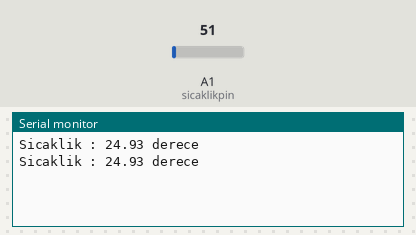
Simulated run of this sketch. Board: Arduino Uno, built with avr-gcc and run on an emulated ATmega328P. Parts: the last lines printed to the serial monitor. Inputs (shaded band) come from the test bench; at power-on: A1 (sicaklikpin) = 51.

Above: at 1.8 s.
1.9 s: A1 (sicaklikpin) set to 61
At 2.8 s:
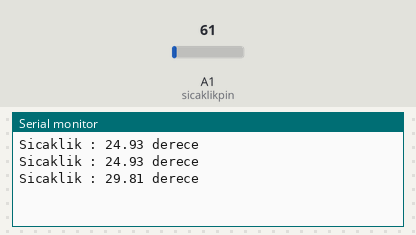
3.4 s: A1 (sicaklikpin) set to 71
At 4.8 s:
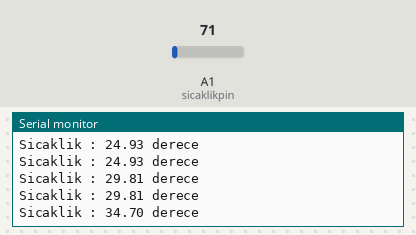
Timing chart, 0 to 6.4 s (numbered marks = the images above; inputs shaded):
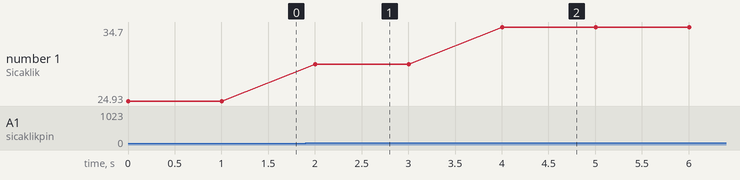

The sketch:

11-lm35Sicaklik.ino
```cpp
float sicaklik; //Analog değeri dönüştüreceğimiz sıcaklık
float olculendeger; //Ölçeceğimiz analog değer
int sicaklikpin=1;  //Analog değer girişi

void setup () {
  Serial.begin(9600); //Seri haberleşme,sıcaklığı ekrandan takip edeceğiz.
}

void loop () {
 olculendeger = analogRead(sicaklikpin); //A1'den değeri alacak
 olculendeger = (olculendeger/1023)*5000;//değeri mV'a dönüştürecek
 sicaklik = olculendeger /10,0; // mV'u sicakliğa dönüştürecek

 Serial.print("Sicaklik : ");
 Serial.print (sicaklik);
 Serial.println (" derece");
 delay (1000); //1sn aralıklarla yapacak

}
```

Measured:
- after the input at 1.9 s, the serial monitor: prints a new line after 0.10 s (image 1)
- after the input at 3.4 s, the serial monitor: prints a new line after 0.60 s (image 2)
- plotted number 1: 24.93 → 29.81 after the input at 1.9 s, 29.81 → 34.7 after the input at 3.4 s
